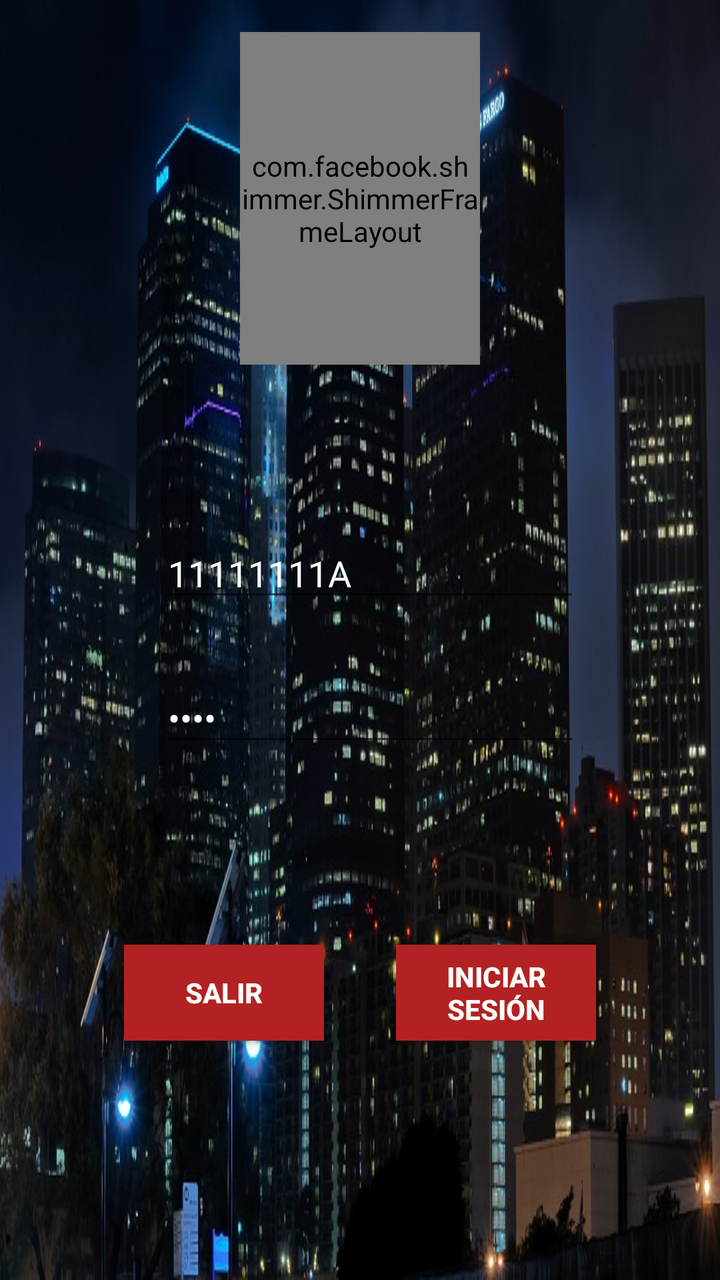
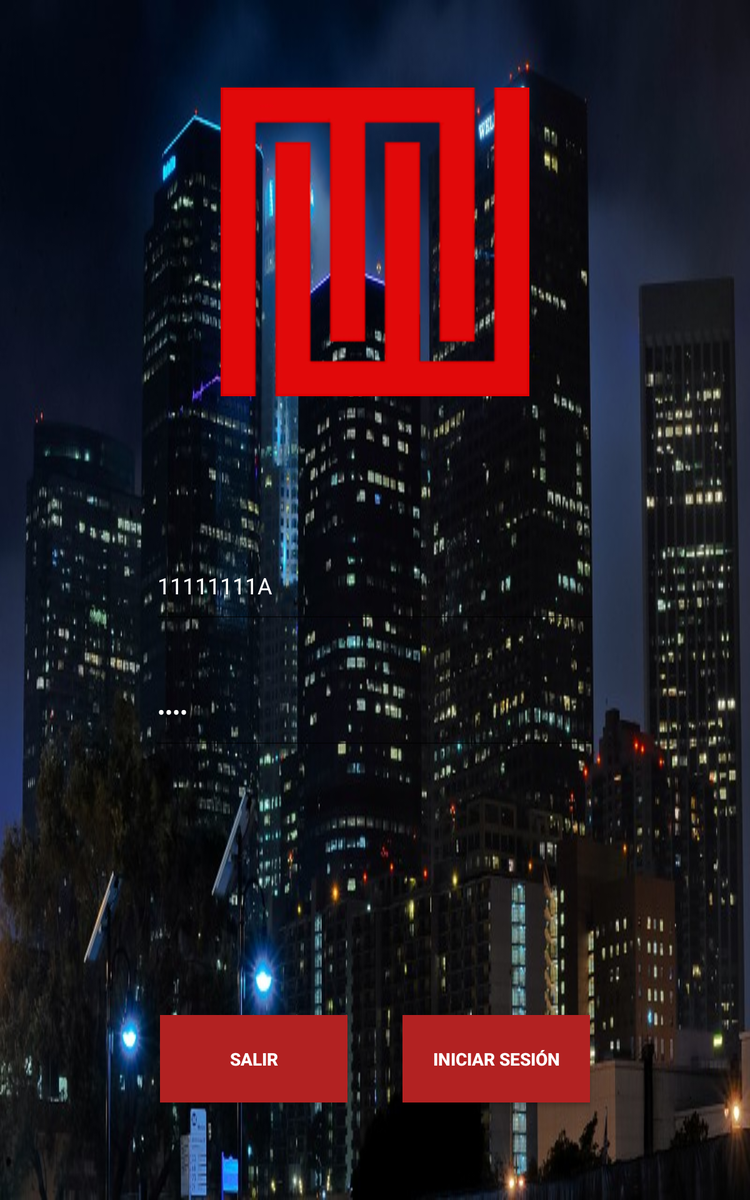

Two renders of one Android screen. The first uses the default layout on a phone; the second uses the alternative layout the repository ships for a different screen configuration, on a matching device. The two XML files are below.
<!-- AndroidManifest.xml: application theme AppTheme -->
<!-- res/layout/activity_pantalla_login.xml -->
<?xml version="1.0" encoding="utf-8"?>
<android.support.constraint.ConstraintLayout xmlns:android="http://schemas.android.com/apk/res/android"
    xmlns:app="http://schemas.android.com/apk/res-auto"
    xmlns:tools="http://schemas.android.com/tools"
    android:layout_width="match_parent"
    android:layout_height="match_parent"
    android:background="@drawable/fondo7"
    tools:context="com.pmm.simarro.pmdm_banco_llopischristian.pantallaLogin">

    <android.support.constraint.ConstraintLayout
        android:id="@+id/constraintLayout"
        android:layout_width="0dp"
        android:layout_height="213dp"
        android:layout_marginLeft="30dp"
        android:layout_marginRight="30dp"
        android:layout_marginTop="8dp"
        android:background="@drawable/fondo9"
        app:layout_constraintHorizontal_bias="0.0"
        app:layout_constraintLeft_toLeftOf="parent"
        app:layout_constraintRight_toRightOf="parent"
        app:layout_constraintTop_toTopOf="@+id/guideline6"
        android:layout_marginStart="30dp"
        android:layout_marginEnd="30dp">

        <EditText
            android:id="@+id/user"
            android:layout_width="0dp"
            android:layout_height="wrap_content"
            android:layout_marginLeft="50dp"
            android:layout_marginStart="50dp"
            android:layout_marginTop="45dp"
            android:ems="10"
            android:hint="DNI"
            android:inputType="textPersonName"
            android:text="11111111A"
            android:textColor="@android:color/background_light"
            android:textColorHint="@android:color/white"
            app:layout_constraintLeft_toLeftOf="parent"
            app:layout_constraintTop_toTopOf="parent" />

        <EditText
            android:id="@+id/pass"
            android:layout_width="0dp"
            android:layout_height="wrap_content"
            android:layout_marginTop="31dp"
            android:ems="10"
            android:hint="Contraseña"
            android:inputType="textPassword"
            android:text="1234"
            android:textColor="@android:color/background_light"
            android:textColorHint="@android:color/white"
            app:layout_constraintLeft_toLeftOf="@+id/user"
            app:layout_constraintTop_toBottomOf="@+id/user" />

    </android.support.constraint.ConstraintLayout>

    <Button
        android:id="@+id/iniciarSesion"
        android:layout_width="100dp"
        android:layout_height="wrap_content"
        android:layout_marginRight="32dp"
        android:background="#b22222"
        android:onClick="iniciar"
        android:text="@string/iniciarSesion"
        android:textColor="@android:color/background_light"
        android:textStyle="bold"
        app:layout_constraintRight_toRightOf="@+id/constraintLayout"
        app:layout_constraintTop_toTopOf="@+id/bSalir"
        android:layout_marginEnd="32dp" />

    <Button
        android:id="@+id/bSalir"
        android:layout_width="100dp"
        android:layout_height="wrap_content"
        android:layout_marginLeft="32dp"
        android:layout_marginTop="40dp"
        android:background="#b22222"
        android:onClick="atras"
        android:text="@string/salir"
        android:textColor="@android:color/background_light"
        android:textStyle="bold"
        app:layout_constraintLeft_toLeftOf="@+id/constraintLayout"
        app:layout_constraintTop_toBottomOf="@+id/constraintLayout"
        android:layout_marginStart="32dp" />

    <android.support.constraint.Guideline
        android:id="@+id/guideline3"
        android:layout_width="wrap_content"
        android:layout_height="wrap_content"
        android:orientation="vertical"
        app:layout_constraintGuide_percent="0.5"
        tools:layout_editor_absoluteY="0dp"
        tools:layout_editor_absoluteX="192dp" />

    <android.support.constraint.Guideline
        android:id="@+id/guideline4"
        android:layout_width="wrap_content"
        android:layout_height="wrap_content"
        android:orientation="vertical"
        app:layout_constraintGuide_end="30dp"
        tools:layout_editor_absoluteY="0dp"
        tools:layout_editor_absoluteX="354dp" />

    <com.facebook.shimmer.ShimmerFrameLayout
        android:id="@+id/shimmer_login"
        android:layout_width="0dp"
        android:layout_height="0dp"
        android:layout_marginLeft="0dp"
        app:layout_constraintLeft_toLeftOf="@+id/guideline7"
        app:layout_constraintRight_toLeftOf="@+id/guideline8"
        android:layout_marginRight="0dp"
        app:layout_constraintTop_toTopOf="parent"
        android:layout_marginTop="16dp"
        android:layout_marginBottom="29dp"
        app:layout_constraintBottom_toTopOf="@+id/guideline6"
        app:layout_constraintHorizontal_bias="0.0"
        app:layout_constraintVertical_bias="0.0">

        <ImageView
            android:id="@+id/imageView2"
            android:layout_width="match_parent"
            android:layout_height="match_parent"
            app:srcCompat="@drawable/mazebanklogo2" />

    </com.facebook.shimmer.ShimmerFrameLayout>


    <android.support.constraint.Guideline
        android:id="@+id/guideline5"
        android:layout_width="wrap_content"
        android:layout_height="wrap_content"
        android:orientation="vertical"
        app:layout_constraintGuide_begin="30dp"
        tools:layout_editor_absoluteY="0dp"
        tools:layout_editor_absoluteX="30dp" />

    <android.support.constraint.Guideline
        android:id="@+id/guideline6"
        android:layout_width="wrap_content"
        android:layout_height="wrap_content"
        android:orientation="horizontal"
        app:layout_constraintGuide_percent="0.33"
        tools:layout_editor_absoluteY="187dp"
        tools:layout_editor_absoluteX="0dp" />

    <android.support.constraint.Guideline
        android:id="@+id/guideline7"
        android:layout_width="wrap_content"
        android:layout_height="wrap_content"
        android:orientation="vertical"
        app:layout_constraintGuide_begin="120dp"
        tools:layout_editor_absoluteY="0dp"
        tools:layout_editor_absoluteX="120dp" />

    <android.support.constraint.Guideline
        android:id="@+id/guideline8"
        android:layout_width="wrap_content"
        android:layout_height="wrap_content"
        android:orientation="vertical"
        app:layout_constraintGuide_end="120dp"
        tools:layout_editor_absoluteY="0dp"
        tools:layout_editor_absoluteX="264dp" />

</android.support.constraint.ConstraintLayout>
<!-- resources referenced by this layout -->
<resources>
  <!-- drawable fondo7: jpg bitmap (drawable, 109921 bytes) -->
  <!-- drawable mazebanklogo2: png bitmap (drawable, 1295 bytes) -->
  <string name="iniciarSesion">Iniciar Sesión</string>
  <string name="salir">Salir</string>
  <!-- from res/values-v21/ -->
  <style name="AppTheme" parent="Theme.AppCompat.Light.NoActionBar">
          
          <item name="colorPrimary">@color/colorPrimary</item>
          <item name="colorPrimaryDark">@color/colorPrimaryDark</item>
          <item name="colorAccent">@color/colorAccent</item>
          <item name="android:navigationBarColor">@android:color/holo_red_dark</item>
          <item name="android:statusBarColor">@android:color/holo_red_dark</item>
      </style>
</resources>
<!-- res/layout-large/activity_pantalla_login.xml (the author's variant of the layout above) -->
<!-- drawn on a 7-inch tablet held upright -->
<?xml version="1.0" encoding="utf-8"?>
<android.support.constraint.ConstraintLayout xmlns:android="http://schemas.android.com/apk/res/android"
    xmlns:app="http://schemas.android.com/apk/res-auto"
    xmlns:tools="http://schemas.android.com/tools"
    android:layout_width="match_parent"
    android:layout_height="match_parent"
    android:background="@drawable/fondo7"
    tools:context="com.pmm.simarro.pmdm_banco_llopischristian.pantallaLogin">

    <android.support.constraint.ConstraintLayout
        android:id="@+id/constraintLayout"
        android:layout_width="0dp"
        android:layout_height="300dp"
        android:layout_marginLeft="30dp"
        android:layout_marginRight="30dp"
        android:layout_marginTop="70dp"
        android:background="@drawable/fondo9"
        app:layout_constraintHorizontal_bias="0.0"
        app:layout_constraintLeft_toLeftOf="parent"
        app:layout_constraintRight_toRightOf="parent"
        app:layout_constraintTop_toTopOf="@+id/guideline6">

        <android.support.constraint.Guideline
            android:id="@+id/guideline23"
            android:layout_width="wrap_content"
            android:layout_height="wrap_content"
            android:orientation="vertical"
            app:layout_constraintGuide_begin="92dp" />

        <android.support.constraint.Guideline
            android:id="@+id/guideline22"
            android:layout_width="wrap_content"
            android:layout_height="wrap_content"
            android:orientation="vertical"
            app:layout_constraintGuide_end="92dp" />

        <EditText
            android:id="@+id/user"
            android:layout_width="0dp"
            android:layout_height="70dp"
            android:layout_marginLeft="0dp"
            android:layout_marginRight="0dp"
            android:layout_marginTop="45dp"
            android:ems="10"
            android:hint="DNI"
            android:inputType="textPersonName"
            android:text="11111111A"
            android:textColor="@android:color/background_light"
            android:textColorHint="@android:color/white"
            app:layout_constraintLeft_toLeftOf="@+id/guideline23"
            app:layout_constraintRight_toLeftOf="@+id/guideline22"
            app:layout_constraintTop_toTopOf="parent" />

        <EditText
            android:id="@+id/pass"
            android:layout_width="0dp"
            android:layout_height="70dp"
            android:layout_marginLeft="0dp"
            android:layout_marginRight="0dp"
            android:layout_marginTop="31dp"
            android:ems="10"
            android:hint="Contraseña"
            android:inputType="textPassword"
            android:text="1234"
            android:textColor="@android:color/background_light"
            android:textColorHint="@android:color/white"
            app:layout_constraintLeft_toLeftOf="@+id/user"
            app:layout_constraintRight_toRightOf="@+id/user"
            app:layout_constraintTop_toBottomOf="@+id/user" />

    </android.support.constraint.ConstraintLayout>

    <Button
        android:id="@+id/iniciarSesion"
        android:layout_width="150dp"
        android:layout_height="70dp"
        android:layout_marginRight="8dp"
        android:layout_marginTop="0dp"
        android:background="#b22222"
        android:onClick="iniciar"
        android:text="@string/iniciarSesion"
        android:textColor="@android:color/background_light"
        android:textStyle="bold"
        app:layout_constraintRight_toLeftOf="@+id/guideline8"
        app:layout_constraintTop_toTopOf="@+id/bSalir" />

    <Button
        android:id="@+id/bSalir"
        android:layout_width="150dp"
        android:layout_height="70dp"
        android:layout_marginLeft="8dp"
        android:layout_marginTop="125dp"
        android:background="#b22222"
        android:onClick="atras"
        android:text="@string/salir"
        android:textColor="@android:color/background_light"
        android:textStyle="bold"
        app:layout_constraintLeft_toLeftOf="@+id/guideline7"
        app:layout_constraintTop_toBottomOf="@+id/constraintLayout" />

    <android.support.constraint.Guideline
        android:id="@+id/guideline3"
        android:layout_width="wrap_content"
        android:layout_height="wrap_content"
        android:orientation="vertical"
        app:layout_constraintGuide_percent="0.5" />

    <android.support.constraint.Guideline
        android:id="@+id/guideline4"
        android:layout_width="wrap_content"
        android:layout_height="wrap_content"
        android:orientation="vertical"
        app:layout_constraintGuide_end="30dp" />

    <ImageView
        android:id="@+id/imageView2"
        android:layout_width="0dp"
        android:layout_height="0dp"
        android:layout_marginLeft="0dp"
        android:layout_marginRight="0dp"
        android:layout_marginTop="70dp"
        app:layout_constraintHorizontal_bias="0.0"
        app:layout_constraintLeft_toLeftOf="@+id/guideline7"
        app:layout_constraintRight_toLeftOf="@+id/guideline8"
        app:layout_constraintTop_toTopOf="parent"
        app:srcCompat="@drawable/mazebanklogo2"
        android:layout_marginBottom="0dp"
        app:layout_constraintBottom_toTopOf="@+id/guideline6"
        app:layout_constraintVertical_bias="0.0" />

    <android.support.constraint.Guideline
        android:id="@+id/guideline5"
        android:layout_width="wrap_content"
        android:layout_height="wrap_content"
        android:orientation="vertical"
        app:layout_constraintGuide_begin="30dp" />

    <android.support.constraint.Guideline
        android:id="@+id/guideline6"
        android:layout_width="wrap_content"
        android:layout_height="wrap_content"
        android:orientation="horizontal"
        app:layout_constraintGuide_percent="0.33" />

    <android.support.constraint.Guideline
        android:id="@+id/guideline7"
        android:layout_width="wrap_content"
        android:layout_height="wrap_content"
        android:orientation="vertical"
        app:layout_constraintGuide_begin="120dp" />

    <android.support.constraint.Guideline
        android:id="@+id/guideline8"
        android:layout_width="wrap_content"
        android:layout_height="wrap_content"
        android:orientation="vertical"
        app:layout_constraintGuide_end="120dp" />

</android.support.constraint.ConstraintLayout>
